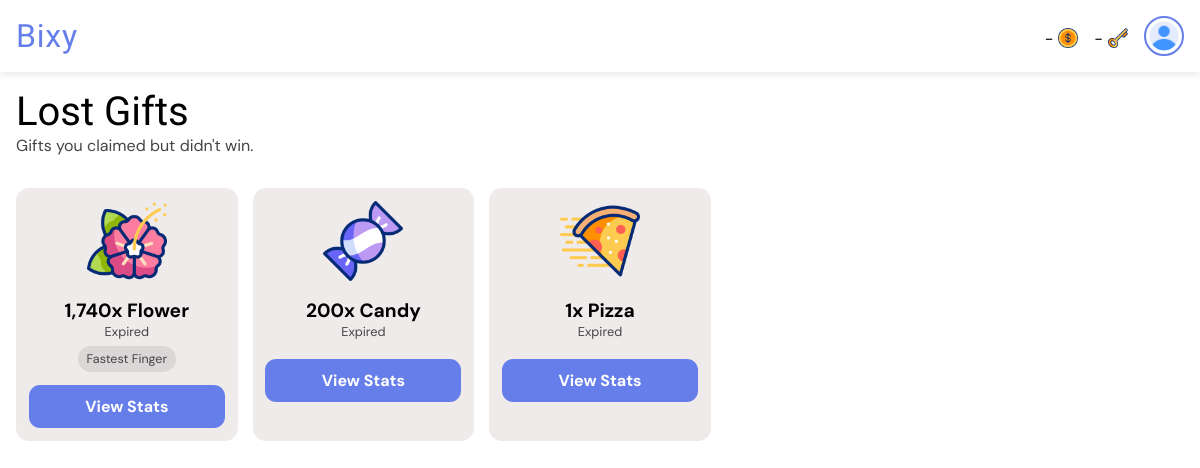
The page /gifts/lost/ (signed in) on the database as committed earlier.
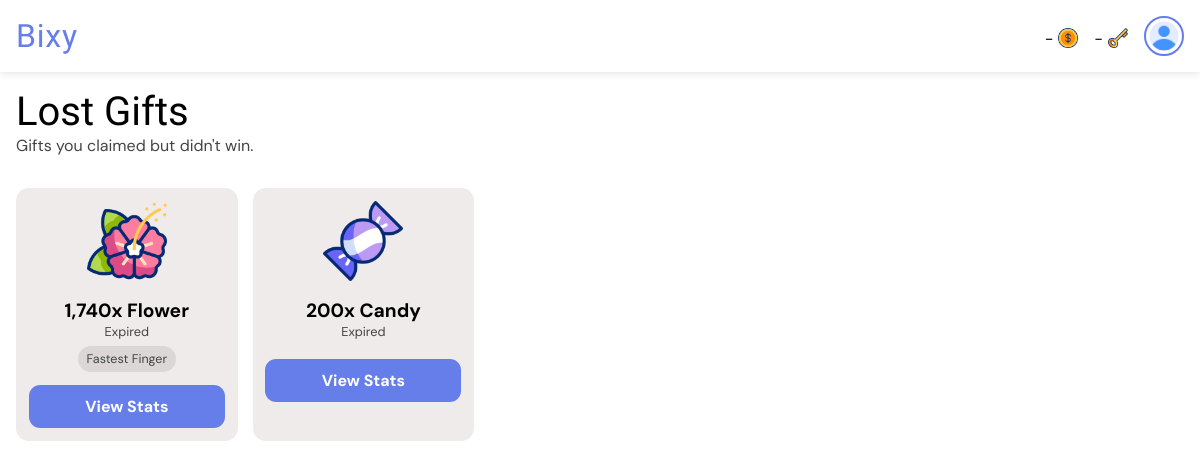
The same page on the database as committed later.
### giftapp/models.py (models this page shows, shortened)
class GiftTransaction(models.Model):
    gifter = models.ForeignKey(User, on_delete=models.CASCADE, related_name="gifts_sent")
    recipient = models.ForeignKey(User, on_delete=models.CASCADE, related_name="gifts_received", null=True, blank=True)
    gift = models.ForeignKey(Gift, on_delete=models.CASCADE, related_name='transactions')
    quantity = models.PositiveIntegerField(default=1, help_text="Number of this gift to buy.")
    early_claim_fee = models.PositiveIntegerField(default=0, help_text="Number of keys paid to claim the gift early if not dropped. FF gifts cannot have early claim fee greater than 0.")
    claim_fee = models.PositiveIntegerField(default=0, help_text="Number of keys paid to claim the gift if dropped.")
    paid_users = models.ManyToManyField(User, related_name="paid_gifts", blank=True)
    message = models.CharField(max_length=255, blank=True)
    is_visible = models.BooleanField(default=True, help_text="If the actual gift is shown or hidden.")
    is_fastest_finger = models.BooleanField(default=False, help_text="If the gift is won by fastest finger only.")
    expire_rate = models.PositiveIntegerField(default=1, help_text="Number of hours before the gift expires (1 - 24). Must be greater than drop rate.")
    drop_rate = models.PositiveIntegerField(default=0, help_text="Number of hours before the gift drops (0 - 23).")
    expire_date = models.DateTimeField(default=timezone.now)
    drop_date = models.DateTimeField(default=timezone.now)
    created_at = models.DateTimeField(default=timezone.now)
    reveals = models.ManyToManyField(User, related_name="gift_reveals", blank=True)
    claimed_by = models.ForeignKey(
        User, null=True, blank=True, on_delete=models.SET_NULL, related_name="gifts_claimed"
    )
    def seconds_until_expire(self):
        delta = self.expire_date - timezone.now()
        return max(0, int(delta.total_seconds()))
    def seconds_until_drop(self):
        delta = self.drop_date - timezone.now()
        return max(0, int(delta.total_seconds()))
    def is_due_for_drop(self):
        return self.seconds_until_drop() <= 0
    def expire_bar_percent(self):
        return int((self.seconds_until_expire() / (self.expire_rate * 60 * 60)) * 100)

class Gift(models.Model):
    name = models.CharField(max_length=50, null=True, blank=True)
    cost = models.PositiveIntegerField(default=0)
    image = models.ImageField(null=True, blank=True, upload_to='gift_images')
    gif = models.FileField(null=True, blank=True, upload_to='gift_gifs')

### giftapp/views.py (the view)
# urls.py: path("gifts/lost/", views.lost_gifts, name="lost_gifts"),
@login_required
def lost_gifts(request):
    lost = GiftTransaction.objects.annotate(
        due_for_expire=ExpressionWrapper(
            Q(expire_date__lt=timezone.now()), output_field=BooleanField()
        ),
        seconds_before_drop=ExpressionWrapper(
            F("drop_date") - timezone.now(), output_field=DurationField()
        ),
        seconds_before_expire=ExpressionWrapper(
            F("expire_date") - timezone.now(), output_field=DurationField()
        )
    ).filter(reveals=request.user).exclude(recipient=request.user).exclude(gifter=request.user).all().order_by('seconds_before_drop', 'seconds_before_expire')
    context = {
        "gift_transactions": lost,
    }
    return render(request, "lost_gifts.html", context)

### templates/lost_gifts.html (shortened to what this page needs)
{% extends 'base.html' %}
{% load static %}
{% load humanize %}
{% load timefilters %}
{% block title %}
<link rel="stylesheet" href="{% static 'css/all_gifts.css' %}">
{% endblock %}
{% block body %}
<div class="heading">
    <h1>Lost Gifts</h1>
    <p>Gifts you claimed but didn't win.</p>
</div>
{% if gift_transactions|length > 0 %}
<div class="card-container">
    {% for gift_transaction in gift_transactions %}
    <div class="card">
        <div class="gift-image">
            {% if gift_transaction.is_visible or gift_transaction.is_due_for_expire %}
            <img src="{{ gift_transaction.gift.image.url }}" alt="Gift image">
            {% else %}
            <img src="{% static 'images/search.png' %}" alt="Gift image">
            {% endif %}
        </div>
        <div class="gift-info">
            {% if gift_transaction.is_visible or gift_transaction.is_due_for_expire %}
            <h1>{{ gift_transaction.quantity|intcomma }}x {{ gift_transaction.gift.name }}</h1>
            {% else %}
            <h1>Hidden Gift</h1>
            {% endif %}
            {% if not gift_transaction.due_for_expire %}
            {% if gift_transaction.drop_rate > 0 %}
            {% if gift_transaction.is_due_for_drop %}
            <p class="timer" id="{{ gift_transaction.id }}" data-prefix="Expires"
                data-seconds="{{ gift_transaction.seconds_until_expire }}">Expires in --:--:--:--</p>
            {% else %}
            <p class="timer" id="{{ gift_transaction.id }}" data-prefix="Drops"
                data-seconds="{{ gift_transaction.seconds_until_drop }}">Drops in --:--:--:--</p>
            {% endif %}
            {% else %}
            <p class="timer" id="{{ gift_transaction.id }}" data-prefix="Expires"
                data-seconds="{{ gift_transaction.seconds_until_expire }}">Expires in --:--:--:--</p>
            {% endif %}
            {% else %}
            <p>Expired</p>
            {% endif %}
            <div class="tags">
                {% if gift_transaction.is_fastest_finger %}
                <p class="tag">Fastest Finger</p>
                {% endif %}
            </div>
        </div>
        <a href="{% url 'view_gift_stats' gift_transaction.id %}">View Stats</a>
    </div>
    {% endfor %}
</div>
{% else %}
<div class="empty">
    <img src="{% static 'images/empty-box.png' %}" alt="No content image">
    <h1>Feels Empty Here.</h1>
    <a href="{% url 'lost_gifts' %}">Refresh</a>
</div>
{% endif %}
{% endblock %}

Rows that differ between the two databases and show on the page:
no longer on this page (row edited): GiftTransaction: gift.image (picture), quantity "1", gift.name "Pizza", shows "Expired"
